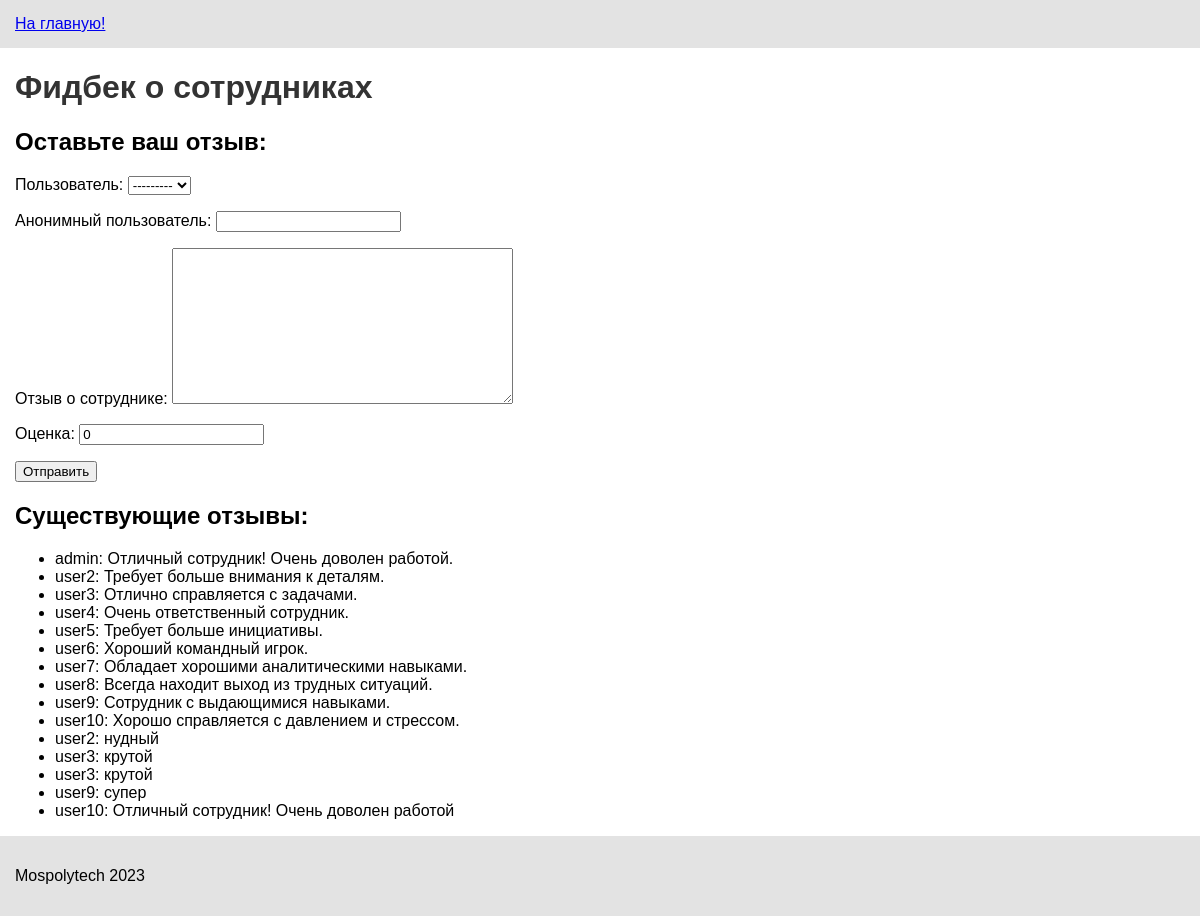
The app's page /onlinerating/feedback/employee/ with its own data.
### onlinerating/models.py (models this page shows, shortened)
class EmployeeFeedback(models.Model):
    user = models.ForeignKey(User, on_delete=models.CASCADE, verbose_name="Пользователь")
    anonymous_user = models.CharField(max_length=255, blank=True, null=True, verbose_name="Анонимный пользователь")
    feedback = models.TextField(verbose_name="Отзыв о сотруднике")
    rating = models.PositiveIntegerField(default=0, verbose_name="Оценка")
    date_created = models.DateTimeField(auto_now_add=True, verbose_name="Дата создания")
    history = HistoricalRecords()
    class Meta:
        verbose_name = "Отзыв о сотруднике"
        verbose_name_plural = "Отзывы о сотрудниках"

### onlinerating/views.py (the view)
# urls.py: path('feedback/employee/', views.employee_feedback_view, name='employee_feedback'),
def employee_feedback_view(request):
    if request.method == 'POST':
        form = EmployeeFeedbackForm(request.POST)
        if form.is_valid():
            form.save()
            return redirect('onlinerating:employee_feedback')
    else:
        form = EmployeeFeedbackForm()
    feedbacks = EmployeeFeedback.objects.all()
    return render(request, 'onlinerating/employee_feedback.html', {'form': form, 'feedbacks': feedbacks})

### onlinerating/forms.py
class EmployeeFeedbackForm(forms.ModelForm):
    class Meta:
        model = EmployeeFeedback
        fields = ['user', 'anonymous_user', 'feedback', 'rating']

### onlinerating/templates/onlinerating/employee_feedback.html (shortened to what this page needs)
{% extends 'onlinerating/base.html' %}
{% load static %}
{% block content %}
    <h1>Фидбек о сотрудниках</h1>
    <h2>Оставьте ваш отзыв:</h2>
    <form method="post">
        {{ form.as_p }}
        <button type="submit">Отправить</button>
    </form>
    <h2>Существующие отзывы:</h2>
    <ul>
        {% for feedback in feedbacks %}
            <li>{{ feedback.user.username }}: {{ feedback.feedback }}</li>
        {% endfor %}
    </ul>
{% endblock %}

### onlinerating/static/onlinerating/style.css (style rules this page uses)
html { height: 100%; padding: 0; margin: 0; }
body { font-family: Arial, sans-serif; display: flex; flex-direction: column; height: 100%; padding: 0; margin: 0; }
h1 { color: #333; }

### records on screen
EmployeeFeedback: user.username "admin", feedback "Отличный сотрудник! Очень доволен работой."
EmployeeFeedback: user.username "user2", feedback "Требует больше внимания к деталям."
EmployeeFeedback: user.username "user3", feedback "Отлично справляется с задачами."
EmployeeFeedback: user.username "user4", feedback "Очень ответственный сотрудник."
EmployeeFeedback: user.username "user5", feedback "Требует больше инициативы."
EmployeeFeedback: user.username "user6", feedback "Хороший командный игрок."
EmployeeFeedback: user.username "user7", feedback "Обладает хорошими аналитическими навыками."
EmployeeFeedback: user.username "user8", feedback "Всегда находит выход из трудных ситуаций."
EmployeeFeedback: user.username "user9", feedback "Сотрудник с выдающимися навыками."
EmployeeFeedback: user.username "user10", feedback "Хорошо справляется с давлением и стрессом."
EmployeeFeedback: user.username "user2", feedback "нудный"
EmployeeFeedback: user.username "user3", feedback "крутой"
EmployeeFeedback: user.username "user3", feedback "крутой"
EmployeeFeedback: user.username "user9", feedback "супер"
EmployeeFeedback: user.username "user10", feedback "Отличный сотрудник! Очень доволен работой"
